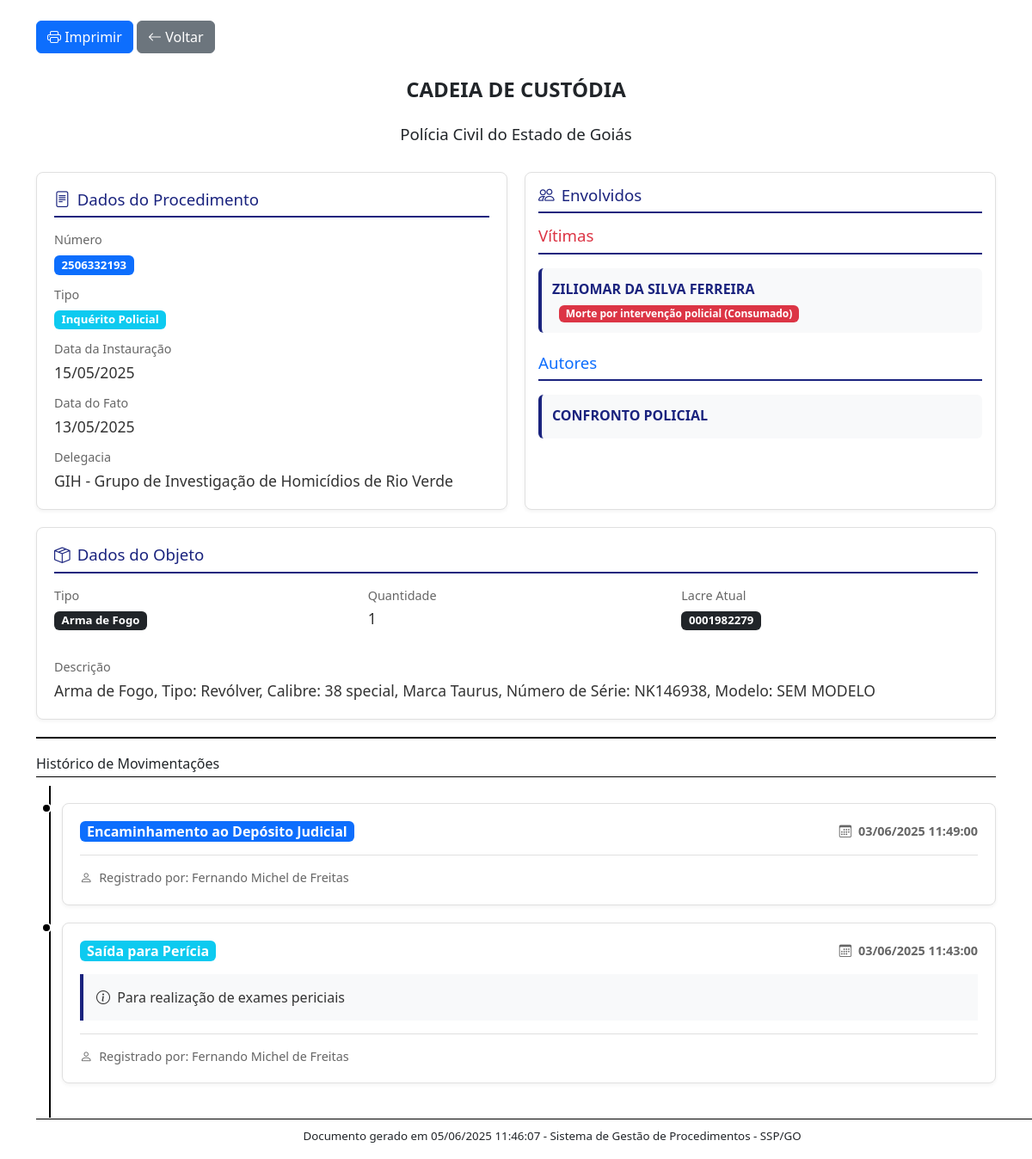
Page /public/imprimir_cadeia_custodia.php?objeto_id=69&procedimento_id=428 (signed in) on the committed database.
### tables this page shows
CREATE TABLE `Procedimentos` (
  `ID` int NOT NULL,
  `SituacaoID` int NOT NULL,
  `TipoID` int NOT NULL,
  `OrigemID` int NOT NULL,
  `NumeroProcedimento` varchar(50) NOT NULL,
  `DataFato` date DEFAULT NULL,
  `DataInstauracao` date DEFAULT NULL,
  `MotivoAparente` text,
  `EscrivaoID` int NOT NULL,
  `DelegadoID` int NOT NULL,
  `DelegaciaID` int NOT NULL,
  `DataCriacao` datetime DEFAULT CURRENT_TIMESTAMP,
  `DataAtualizacao` datetime DEFAULT CURRENT_TIMESTAMP ON UPDATE CURRENT_TIMESTAMP,
  `MeioEmpregadoID` int DEFAULT NULL,
  `Dependente` tinyint(1) NOT NULL DEFAULT '0' COMMENT 'Informa se o crime investigado já é apurado em outro procedimento.',
  `Favorito` tinyint(1) NOT NULL DEFAULT '0'
);

CREATE TABLE `Delegacias` (
  `ID` int NOT NULL,
  `Nome` varchar(255) NOT NULL
);

CREATE TABLE `Objetos` (
  `ID` int NOT NULL,
  `TipoObjetoID` int NOT NULL,
  `Descricao` text,
  `Quantidade` int NOT NULL,
  `SituacaoID` int DEFAULT NULL,
  `DataApreensao` date NOT NULL,
  `LacreAtual` varchar(255) DEFAULT NULL,
  `LocalArmazenagemID` int DEFAULT NULL,
  `ProcedimentoID` int NOT NULL,
  `UsuarioID` int NOT NULL
);

CREATE TABLE `TiposObjeto` (
  `ID` int NOT NULL,
  `Nome` varchar(255) NOT NULL
);

CREATE TABLE `MovimentacoesObjeto` (
  `ID` int NOT NULL,
  `ObjetoID` int NOT NULL,
  `TipoMovimentacaoID` int NOT NULL,
  `DataMovimentacao` timestamp NULL DEFAULT CURRENT_TIMESTAMP,
  `Observacao` text,
  `UsuarioID` int NOT NULL
);

CREATE TABLE `TiposMovimentacaoObjeto` (
  `ID` int NOT NULL,
  `Nome` varchar(100) NOT NULL,
  `Descricao` text,
  `DataCriacao` timestamp NULL DEFAULT CURRENT_TIMESTAMP,
  `Cor` varchar(20) DEFAULT 'bg-secondary'
);

CREATE TABLE `Usuarios` (
  `ID` int NOT NULL,
  `Nome` varchar(255) NOT NULL,
  `Usuario` varchar(100) NOT NULL,
  `Senha` varchar(255) NOT NULL,
  `Telefone` varchar(15) DEFAULT NULL,
  `Funcao` enum('SuperAdmin','Admin','User') NOT NULL,
  `CargoID` int NOT NULL,
  `DelegaciaID` int NOT NULL,
  `TrocarSenha` tinyint(1) DEFAULT '0'
);

### includes/functions.php (called while the page is built, shortened)
<?php
function formatarDataBrasileira($data) {
    if ($data) {
        $dataFormatada = DateTime::createFromFormat('Y-m-d H:i:s', $data);
        if ($dataFormatada) {
            return $dataFormatada->format('d/m/Y H:i:s');
        }
        $dataFormatada = DateTime::createFromFormat('Y-m-d', $data);
        return $dataFormatada ? $dataFormatada->format('d/m/Y') : 'Formato Inválido';
    }
    return 'Sem data';
}

### includes/helpers.php (called while the page is built, shortened)
<?php
function getBadgeClassMovimentacao($tipoMovimentacao = null, $corCorreta = null) {
    $classeBase = 'badge fw-semibold fs-6 px-2 py-1';
    if ($corCorreta) {
        return $classeBase . ' ' . $corCorreta;
    }
    return $classeBase . ' bg-secondary';
}
?>

### public/imprimir_cadeia_custodia.php (the view, shortened to what this page needs)
<?php
require_once '../config/db.php';
require_once '../includes/helpers.php';
require_once '../includes/functions.php';
$objetoID = $_GET['objeto_id'] ?? null;
$procedimentoID = $_GET['procedimento_id'] ?? null;
$queryProcedimento = "
    SELECT
        p.NumeroProcedimento,
        p.DataFato,
        p.DataInstauracao,
        p.TipoID,
        d.Nome AS Delegacia,
        (
            SELECT GROUP_CONCAT(
                DISTINCT CONCAT(
                    '<div class=\"envolvido-item\">',
                    '<strong>', v.Nome, '</strong>',
                    '<div class=\"ms-2\">',
                    (SELECT GROUP_CONCAT(
                        CONCAT('<span class=\"badge bg-danger me-1\">', c.Nome, ' (', vc.Modalidade, ')</span>')
                        SEPARATOR ' '
                    )
                    FROM Vitimas_Crimes vc
                    LEFT JOIN Crimes c ON vc.CrimeID = c.ID
                    WHERE vc.VitimaID = v.ID),
                    '</div>',
                    '</div>'
                ) SEPARATOR ''
            )
            FROM Vitimas v
            WHERE v.ProcedimentoID = p.ID
        ) AS Vitimas,
        (
            SELECT GROUP_CONCAT(
                DISTINCT CONCAT(
                    '<div class=\"envolvido-item\">',
                    '<strong>', i.Nome, '</strong>',
                    '</div>'
                ) SEPARATOR ''
            )
            FROM Investigados i
            WHERE i.ProcedimentoID = p.ID
        ) AS Investigados
    FROM Procedimentos p
    LEFT JOIN SituacoesProcedimento sp ON p.SituacaoID = sp.ID
    LEFT JOIN Delegacias d ON d.ID = p.DelegaciaID
    WHERE p.ID = :id
";
$stmtProcedimento = $pdo->prepare($queryProcedimento);
$stmtProcedimento->execute(['id' => $procedimentoID]);
$procedimento = $stmtProcedimento->fetch(PDO::FETCH_ASSOC);
$queryObjeto = "
    SELECT
        o.*,
        t.Nome AS TipoObjeto
    FROM Objetos o
    LEFT JOIN TiposObjeto t ON o.TipoObjetoID = t.ID
    WHERE o.ID = :id
";
$stmtObjeto = $pdo->prepare($queryObjeto);
$stmtObjeto->execute(['id' => $objetoID]);
$objeto = $stmtObjeto->fetch(PDO::FETCH_ASSOC);
$queryMovimentacoes = "
    SELECT
        mo.*,
        tmo.Nome as TipoMovimentacao,
        tmo.Cor as CorMovimentacao,
        u.Nome as UsuarioNome
    FROM MovimentacoesObjeto mo
    LEFT JOIN TiposMovimentacaoObjeto tmo ON mo.TipoMovimentacaoID = tmo.ID
    LEFT JOIN Usuarios u ON mo.UsuarioID = u.ID
    WHERE mo.ObjetoID = :objetoID
    ORDER BY mo.DataMovimentacao DESC
";
$stmtMovimentacoes = $pdo->prepare($queryMovimentacoes);
$stmtMovimentacoes->execute([':objetoID' => $objetoID]);
$movimentacoes = $stmtMovimentacoes->fetchAll(PDO::FETCH_ASSOC);
?>
<!DOCTYPE html>
<html lang="pt-BR">
<head>
    <link href="https://cdn.jsdelivr.net/npm/bootstrap@5.3.0/dist/css/bootstrap.min.css" rel="stylesheet">
    <link rel="stylesheet" href="https://cdn.jsdelivr.net/npm/bootstrap-icons@1.11.0/font/bootstrap-icons.css">
</head>
<body>
    <div class="container mt-4 mb-5">
        <div class="no-print mb-4">
            <button onclick="window.print()" class="btn btn-primary">
                <i class="bi bi-printer"></i> Imprimir
            </button>
            <a href="ver_procedimento.php?id=<?= $procedimentoID ?>" class="btn btn-secondary">
                <i class="bi bi-arrow-left"></i> Voltar
            </a>
        </div>
        <div class="header">
            <div class="header-title">
                CADEIA DE CUSTÓDIA
            </div>
            <div class="header-subtitle">
                Polícia Civil do Estado de Goiás
            </div>
            <div class="info-grid">
                <div class="info-card">
                    <h6><i class="bi bi-file-text me-2"></i>Dados do Procedimento</h6>
                    <div class="info-item">
                        <div class="info-label">Número</div>
                        <div class="info-value">
                            <span class="badge bg-primary"><?= htmlspecialchars($procedimento['NumeroProcedimento']) ?></span>
                        </div>
                    </div>
                    <div class="info-item">
                        <div class="info-label">Tipo</div>
                        <div class="info-value">
                            <span class="badge bg-info"><?= $procedimento['TipoID'] == 1 ? 'Inquérito Policial' : 'VPI' ?></span>
                        </div>
                    </div>
                    <div class="info-item">
                        <div class="info-label">Data da Instauração</div>
                        <div class="info-value"><?= formatarDataBrasileira($procedimento['DataInstauracao']) ?></div>
                    </div>
                    <div class="info-item">
                        <div class="info-label">Data do Fato</div>
                        <div class="info-value"><?= formatarDataBrasileira($procedimento['DataFato']) ?></div>
                    </div>
                    <div class="info-item">
                        <div class="info-label">Delegacia</div>
                        <div class="info-value"><?= htmlspecialchars($procedimento['Delegacia']) ?></div>
                    </div>
                </div>
                <div class="envolvidos-card">
                    <h6><i class="bi bi-people me-2"></i>Envolvidos</h6>
                    <?php if (!empty($procedimento['Vitimas'])): ?>
                        <div class="mb-4">
                            <h6 class="text-danger mb-3">Vítimas</h6>
                            <?= $procedimento['Vitimas'] ?>
                        </div>
                    <?php endif; ?>
                    <?php if (!empty($procedimento['Investigados'])): ?>
                        <div>
                            <h6 class="text-primary mb-3">Autores</h6>
                            <?= $procedimento['Investigados'] ?>
                        </div>
                    <?php endif; ?>
                </div>
            </div>
            <div class="info-card">
                <h6><i class="bi bi-box-seam me-2"></i>Dados do Objeto</h6>
                <div class="info-grid">
                    <div class="info-item">
                        <div class="info-label">Tipo</div>
                        <div class="info-value">
                            <span class="badge bg-dark"><?= htmlspecialchars($objeto['TipoObjeto']) ?></span>
                        </div>
                    </div>
                    <div class="info-item">
                        <div class="info-label">Quantidade</div>
                        <div class="info-value"><?= htmlspecialchars($objeto['Quantidade']) ?></div>
                    </div>
                    <div class="info-item">
                        <div class="info-label">Lacre Atual</div>
                        <div class="info-value">
                            <?php if ($objeto['LacreAtual']): ?>
                                <span class="badge bg-dark"><?= htmlspecialchars($objeto['LacreAtual']) ?></span>
                            <?php else: ?>
                                <span class="text-muted">Não informado</span>
                            <?php endif; ?>
                        </div>
                    </div>
                </div>
                <div class="info-item mt-3">
                    <div class="info-label">Descrição</div>
                    <div class="info-value"><?= htmlspecialchars($objeto['Descricao']) ?></div>
                </div>
            </div>
        </div>
        <div class="info-section">
            <h6>Histórico de Movimentações</h6>
            <?php if (empty($movimentacoes)): ?>
                <p class="text-muted">Nenhuma movimentação registrada.</p>
            <?php else: ?>
                <div class="timeline">
                    <?php foreach ($movimentacoes as $mov): ?>
                        <div class="timeline-item">
                            <div class="timeline-content">
                                <div class="timeline-header">
                                    <span class="badge <?= getBadgeClassMovimentacao($mov['TipoMovimentacao'], $mov['CorMovimentacao']) ?>">
                                        <?= htmlspecialchars($mov['TipoMovimentacao']) ?>
                                    </span>
                                    <span class="timeline-date">
                                        <i class="bi bi-calendar3 me-1"></i>
                                        <?= formatarDataBrasileira($mov['DataMovimentacao']) ?>
                                    </span>
                                </div>
                                <?php if (!empty($mov['Observacao'])): ?>
                                    <div class="timeline-observation">
                                        <i class="bi bi-info-circle me-1"></i>
                                        <?= htmlspecialchars($mov['Observacao']) ?>
                                    </div>
                                <?php endif; ?>
                                <div class="timeline-footer">
                                    <i class="bi bi-person me-1"></i>
                                    Registrado por: <?= htmlspecialchars($mov['UsuarioNome']) ?>
                                </div>
                            </div>
                        </div>
                    <?php endforeach; ?>
                </div>
            <?php endif; ?>
        </div>
        <div class="footer">
            <p>
                Documento gerado em <?= date('d/m/Y H:i:s') ?> -
                Sistema de Gestão de Procedimentos - SSP/GO
            </p>
        </div>
    </div>
</body>
</html>

### public/imprimir_cadeia_custodia.php (style rules this page uses)
.header { border-bottom: 2px solid #000; margin-bottom: 20px; padding-bottom: 20px; }
.header-title { text-align: center; font-size: 18pt; font-weight: bold; margin-bottom: 20px; }
.header-subtitle { text-align: center; font-size: 14pt; margin-bottom: 30px; }
.info-section { margin-bottom: 20px; }
.info-section h6 { border-bottom: 1px solid #000; padding-bottom: 5px; margin-bottom: 10px; }
.timeline { position: relative; padding: 20px 0; }
.timeline::before { content: ''; position: absolute; top: 0; left: 15px; height: 100%; width: 2px; background: #000; }
.timeline-item { position: relative; margin-bottom: 20px; margin-left: 30px; }
.timeline-item::before { content: ''; position: absolute; left: -24px; top: 0; width: 12px; height: 12px; border-radius: 50%; background: #000; border: 2px solid #fff; }
.timeline-content { border: 1px solid #000; border-radius: 4px; padding: 15px; margin-bottom: 10px; }
.timeline-header { display: flex; justify-content: space-between; margin-bottom: 10px; font-weight: bold; }
.timeline-observation { border-left: 3px solid #000; padding: 10px; margin-top: 10px; }
.timeline-footer { font-size: 0.9em; border-top: 1px solid #000; padding-top: 10px; margin-top: 10px; }
.footer { position: fixed; bottom: 0; width: 100%; text-align: center; font-size: 10pt; border-top: 1px solid #000; padding-top: 10px; }
.envolvidos-card { background: #fff; border-radius: 8px; padding: 15px; box-shadow: 0 2px 4px rgba(0,0,0,0.05); border: 1px solid #e0e0e0; }
.envolvidos-card h6 { color: #1a237e; border-bottom: 2px solid #1a237e; padding-bottom: 8px; margin-bottom: 15px; font-size: 14pt; }
.envolvido-item { background: #f8f9fa; border-radius: 6px; padding: 12px; margin-bottom: 10px; border-left: 4px solid #1a237e; }
.envolvido-item:last-child { margin-bottom: 0; }
.envolvido-item strong { color: #1a237e; display: block; margin-bottom: 3px; }
.info-grid { display: grid; grid-template-columns: repeat(auto-fit, minmax(300px, 1fr)); gap: 20px; margin-bottom: 20px; }
.info-card { background: #fff; border-radius: 8px; padding: 20px; box-shadow: 0 2px 4px rgba(0,0,0,0.05); border: 1px solid #e0e0e0; }
.info-card h6 { color: #1a237e; border-bottom: 2px solid #1a237e; padding-bottom: 8px; margin-bottom: 15px; font-size: 14pt; }
.info-item { margin-bottom: 12px; }
.info-item:last-child { margin-bottom: 0; }
.info-label { color: #666; font-size: 0.9em; margin-bottom: 3px; }
.info-value { font-size: 1.1em; color: #333; }
.timeline-header { display: flex; justify-content: space-between; align-items: center; margin-bottom: 15px; }
.timeline-date { color: #666; font-size: 0.9em; }
.timeline-content { background: #fff; border: 1px solid #e0e0e0; border-radius: 8px; padding: 20px; box-shadow: 0 2px 4px rgba(0,0,0,0.05); }
.timeline-observation { background: #f8f9fa; border-left: 4px solid #1a237e; padding: 15px; margin-top: 15px; font-size: 1em; color: #333; }
.timeline-footer { font-size: 0.9em; color: #666; border-top: 1px solid #e0e0e0; padding-top: 15px; margin-top: 15px; }

### rows in the picture
procedimentos: NumeroProcedimento "2506332193", DataInstauracao "15/05/2025", DataFato "13/05/2025", DelegaciaID.Nome "GIH - Grupo de Investigação de Homicídios de Rio Verde"
objetos: TipoObjetoID.Nome "Arma de Fogo", Quantidade "1", LacreAtual "0001982279", Descricao "Arma de Fogo, Tipo: Revólver, Calibre: 38 special, Marca Taurus, Número de Série: NK146938, Modelo: SEM MODELO"
movimentacoesobjeto: TipoMovimentacaoID.Nome "Encaminhamento ao Depósito Judicial", DataMovimentacao "03/06/2025 11:49:00", UsuarioID.Nome "Fernando Michel de Freitas"
movimentacoesobjeto: TipoMovimentacaoID.Nome "Saída para Perícia", DataMovimentacao "03/06/2025 11:43:00", Observacao "Para realização de exames periciais", UsuarioID.Nome "Fernando Michel de Freitas"

### other values in the picture
$procedimento['Vitimas'] "ZILIOMAR DA SILVA FERREIRA Morte por intervenção policial (Consumado)"
$procedimento['Investigados'] "CONFRONTO POLICIAL"
